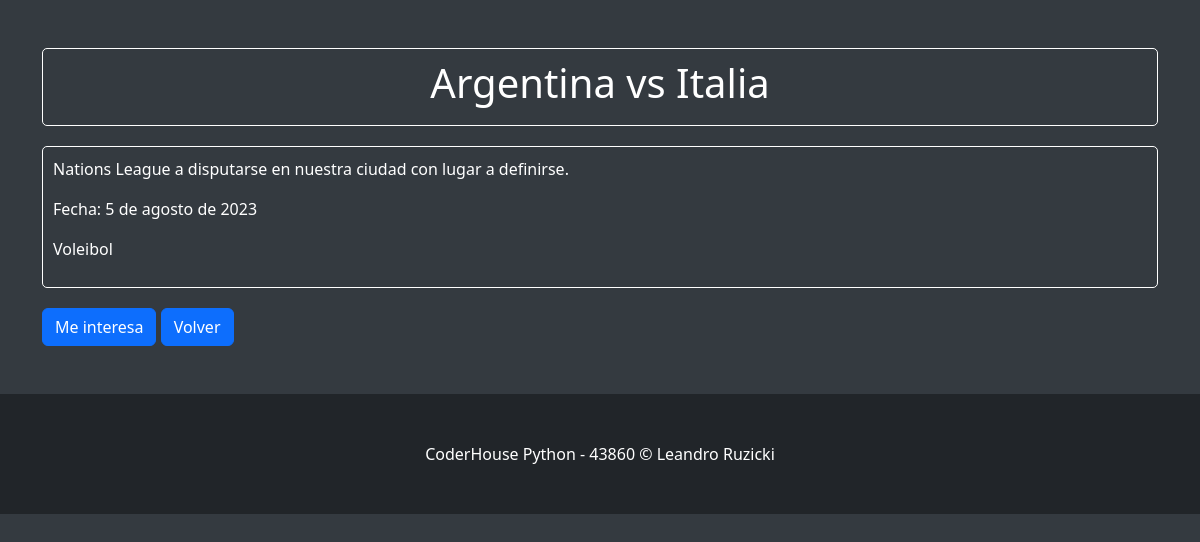
The page /evento/detalle/5/ (signed in) on the database as committed earlier.
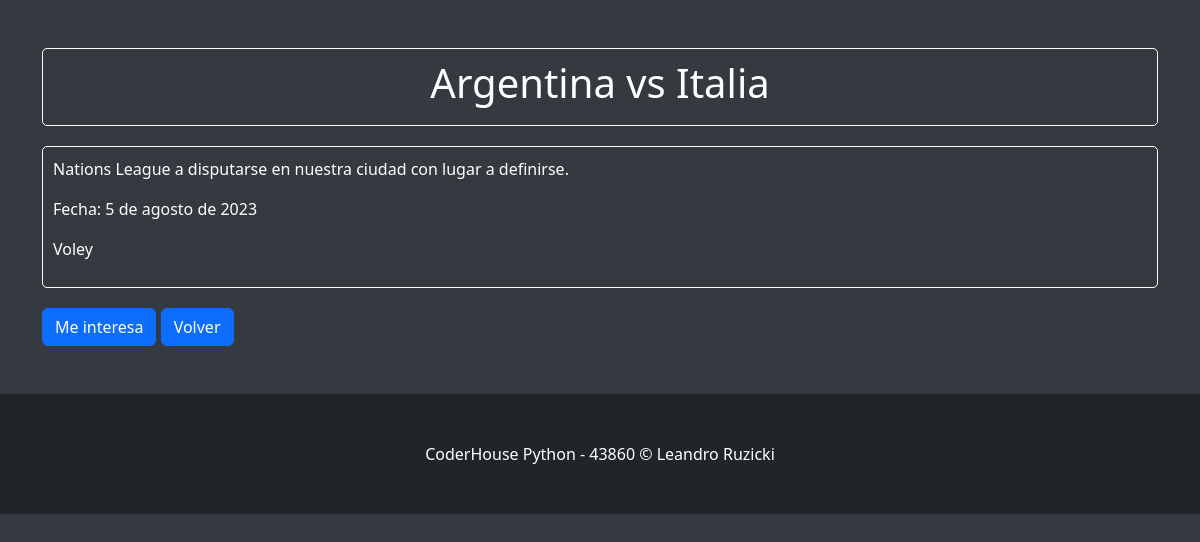
The same page on the database as committed later.
### apps/evento/models.py (models this page shows, shortened)
class Evento(models.Model):
    titulo = models.CharField(max_length=100)
    descripcion = models.TextField()
    fecha = models.DateField()
    categoria = models.ForeignKey(EventoCategoria, on_delete=models.CASCADE)
    imagen = models.ImageField(upload_to='evento/', blank=True, null=True)

class EventoCategoria(models.Model):
    nombre = models.CharField(max_length=100)
    def __str__(self):
        return self.nombre

### apps/evento/views.py (the view)
# urls.py: path('detalle/<int:evento_id>/', views.detalle_evento, name='detalle_evento'),
@login_required(login_url=reverse_lazy('usuario:login'))
def detalle_evento(request, evento_id):
    evento = get_object_or_404(Evento, id=evento_id)
    return render(request, 'evento/detalle_evento.html', {'evento': evento})

### apps/evento/templates/evento/detalle_evento.html (shortened to what this page needs)
<!DOCTYPE html>
<html lang="es">
<head>
    <link rel="stylesheet" href="https://cdn.jsdelivr.net/npm/bootstrap@5.3.0/dist/css/bootstrap.min.css">
</head>
<body>
    <div class="container py-5">
        <div class="event-title" align="center">
            <h1>{{ evento.titulo }}</h1>
        </div>
        <div class="event-description">
            <p>{{ evento.descripcion }}</p>
            <p>Fecha: {{ evento.fecha }}</p>
            <p>{{ evento.categoria }}</p>
        </div>
        {% if user.is_authenticated %}
            <form method="post" action="{% url 'registro:registrar_interes' evento.id %}" class="d-inline-block">
                <button type="submit" class="btn btn-primary">Me interesa</button>
            </form>
            <form method="post" action="{% url 'Home:home' %}" class="d-inline-block">
                <button type="submit" class="btn btn-primary">Volver</button>
            </form>
        {% else %}
            <p>Debes iniciar sesión para mostrar tu interés en este evento.</p>
            <a href="{% url 'usuario:login' %}" class="btn btn-primary">Iniciar sesión</a>
        {% endif %}
    </div>
</body>
<footer class="py-5 bg-dark">
    <div class="container"><p class="m-0 text-center text-white">CoderHouse Python - 43860 &copy; Leandro Ruzicki</p></div>
</footer>
</html>

Rows that differ between the two databases and show on the page:
changed Evento "Argentina vs Italia": categoria "Voleibol" → "Voley"
